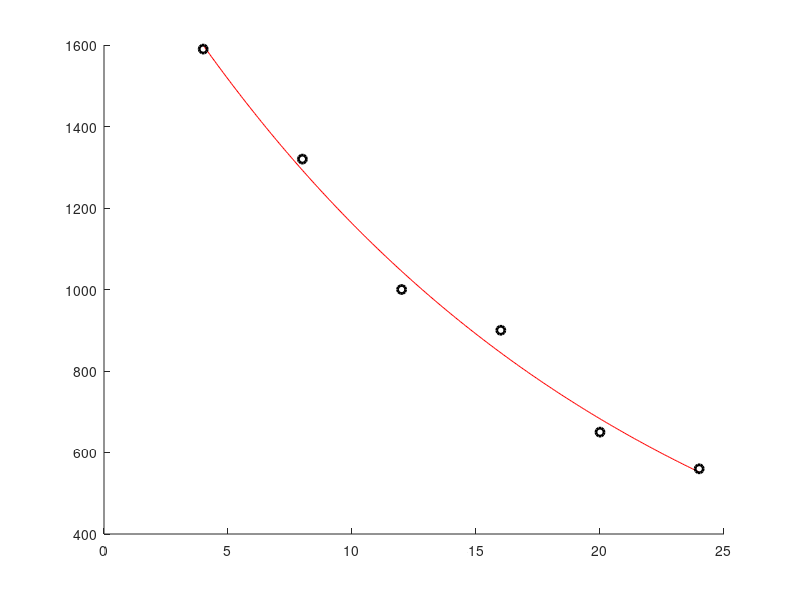

Write MATLAB code to recreate this figure.
%Inciso A
t = [4 8 12 16 20 24];
c = [1590 1320 1000 900 650 560];
c2 = [log(c)];
[P]=polyfit(t,c2,1);
xx=linspace(4,24,300);
b = exp(P(2))
k = -1*P(1)

figure(1);
hold on;
plot(xx,exp(polyval(P,xx)),'r-');
plot(t,c,'ko','linewidth',2);

%Inciso B
final_tormenta = exp(polyval(P,0))

%inciso C
tc = (log(200)-log(b))/(-k)